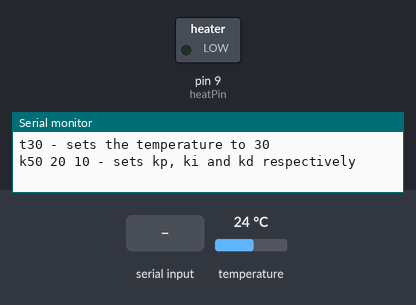
Bench run of a sketch on a simulated Arduino Uno, built with avr-gcc and run on an emulated ATmega328P. On the bench: switched loads named in the sketch (green lamp = pin HIGH), the last lines printed to the serial monitor. The inputs (shaded band) are chosen by the test bench; at power-on: temperature 24 °C.

Above: at 1.2 s.
1.3 s: "t90\n" received over Serial
3.2 s: "k90\n" received over Serial
At 7.2 s:
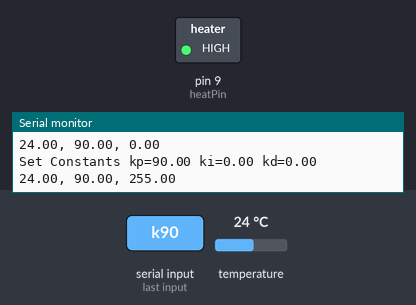
7.4 s: "t" received over Serial
At 10.5 s:
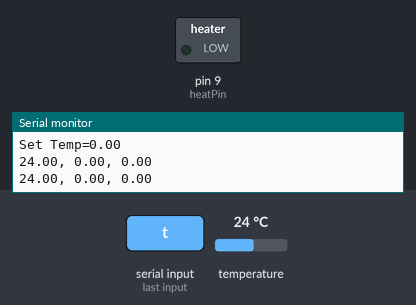
10.8 s: "t,45\n" received over Serial
At 13.1 s:
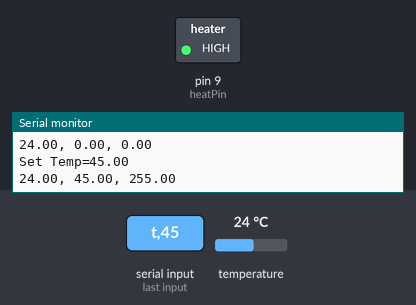
Timing chart, 0 to 14.6 s (numbered marks = the images above; inputs shaded):
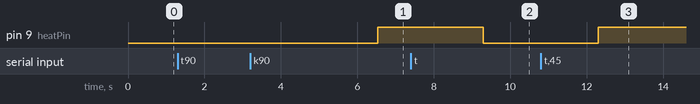

Measured:
- after the input at 3.2 s, pin 9 (heatPin): LOW → HIGH after 3.3 s
- after the input at 7.4 s, pin 9 (heatPin): HIGH → LOW after 1.9 s
- after the input at 10.8 s, pin 9 (heatPin): LOW → HIGH after 1.5 s

The sketch:

pid_thermostat.ino
```cpp
#include <OneWire.h>
#include <DallasTemperature.h>
#include <PID_v1.h>

const int tempPin = 2;
const int heatPin = 9;
const long period = 1000; // >750

double kp = 0.0;     // (1)
double ki = 0.0;
double kd = 0.0;


OneWire oneWire(tempPin);
DallasTemperature sensors(&oneWire);

double setTemp = 0.0;
double measuredTemp = 0.0;
double outputPower = 0.0;     // (2)
long lastSampleTime = 0;

PID myPID(&measuredTemp, &outputPower, &setTemp, kp, ki, kd, DIRECT); // (3)

void setup() {
  pinMode(heatPin, OUTPUT);
  Serial.begin(9600);
  Serial.println("t30 - sets the temperature to 30");
  Serial.println("k50 20 10 - sets kp, ki and kd respectively");
  sensors.begin();
  myPID.SetSampleTime(1000); // (4)
  myPID.SetMode(AUTOMATIC);
}

void loop() {
  checkForSerialCommands();  // (5)

  long now = millis();
  if (now > lastSampleTime + period) { // (6)
    lastSampleTime = now;
    measuredTemp = readTemp();
    myPID.Compute();
    analogWrite(heatPin, outputPower);

    Serial.print(measuredTemp);  // (7)
    Serial.print(", ");
    Serial.print(setTemp);
    Serial.print(", ");
    Serial.println(outputPower);
  }
}

void checkForSerialCommands() {  // (8)
    if (Serial.available()) {
    char command = Serial.read();
    if (command == 't') {
      setTemp = Serial.parseFloat();
      Serial.print("Set Temp=");
      Serial.println(setTemp);
    }
    if (command == 'k') {
      kp = Serial.parseFloat();
      ki = Serial.parseFloat();
      kd = Serial.parseFloat();
      myPID.SetTunings(kp, ki, kd);
      Serial.print("Set Constants kp=");
      Serial.print(kp);
      Serial.print(" ki=");
      Serial.print(ki);
      Serial.print(" kd=");
      Serial.println(kd);
    }
  }
}

double readTemp() {
  sensors.requestTemperatures();
  return sensors.getTempCByIndex(0);
}
```
